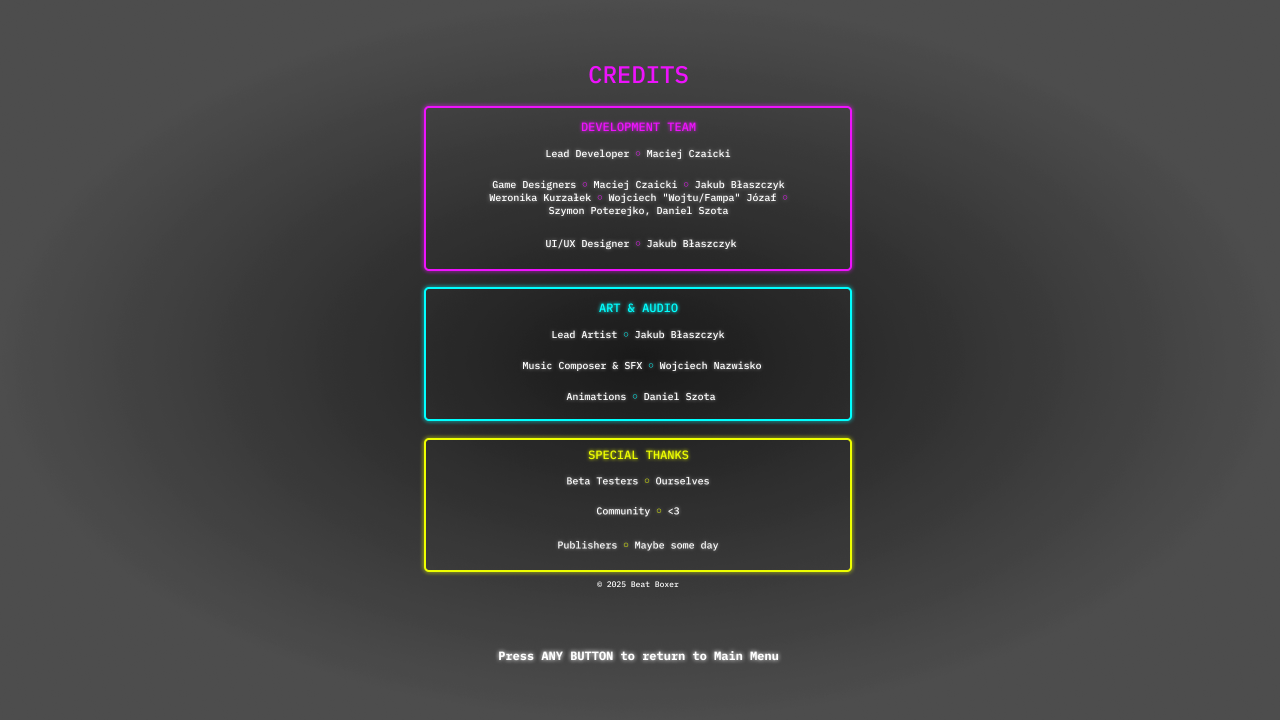
#> input picture godot2025/Views/MainMenu/Credits.png, 2560 x 1440 px (shown at 1/2 size)
$ python resize_png.py
#> lines starting #> are read from the running program, lines starting #| are printed output that depends on the picture
#!/usr/bin/env python3
"""
Skrypt do zmniejszania rozdzielczości grafik 3x dla optymalizacji gier.
Obsługuje PNG, JPG, JPEG, BMP, TIFF i inne popularne formaty.
"""

import os
import sys
from pathlib import Path
from PIL import Image, ImageFile
import shutil
import argparse

# Umożliwia przetwarzanie uszkodzonych obrazów
ImageFile.LOAD_TRUNCATED_IMAGES = True

# Obsługiwane formaty obrazów
SUPPORTED_FORMATS = {'.png', '.jpg', '.jpeg', '.bmp', '.tiff', '.tif', '.webp', '.gif'}

def get_file_size(filepath):
    """Zwraca rozmiar pliku w bajtach."""
    return os.path.getsize(filepath)

def format_size(size_bytes):
    """Formatuje rozmiar pliku w czytelny sposób."""
    if size_bytes < 1024:
        return f"{size_bytes} B"
    elif size_bytes < 1024 * 1024:
        return f"{size_bytes / 1024:.1f} KB"
    else:
        return f"{size_bytes / (1024 * 1024):.1f} MB"

def get_optimal_resampling(scale_factor):
    """
    Wybiera optymalny algorytm resamplingu w zależności od skali.
    Dla zmniejszania używa LANCZOS dla najlepszej jakości.
    """
    if scale_factor < 1:
        return Image.Resampling.LANCZOS  # Najlepsza jakość dla zmniejszania
    else:
        return Image.Resampling.BICUBIC   # Dobra jakość dla powiększania

def resize_image(input_path, output_path=None, scale_factor=1/3, quality=95):
    """
    Zmienia rozmiar obrazu z zachowaniem proporcji.

    Args:
        input_path: ścieżka do pliku wejściowego
        output_path: ścieżka do pliku wyjściowego (None = nadpisz oryginalny)
        scale_factor: współczynnik skalowania (1/3 = 3x mniejszy)
        quality: jakość JPEG (1-100, tylko dla JPG)
    """
    if output_path is None:
        output_path = input_path

    try:
        with Image.open(input_path) as img:
            # Pobierz oryginalne wymiary
            original_width, original_height = img.size

            # Oblicz nowe wymiary
            new_width = int(original_width * scale_factor)
            new_height = int(original_height * scale_factor)

            # Minimalne wymiary (żeby obraz nie był za mały)
            min_size = 8
            new_width = max(new_width, min_size)
            new_height = max(new_height, min_size)

            # Zmień rozmiar z optymalnym algorytmem
            resampling = get_optimal_resampling(scale_factor)
            resized_img = img.resize((new_width, new_height), resampling)

            # Przygotuj parametry zapisu
            save_kwargs = {}

            # Dla JPEG ustaw jakość
            if output_path.lower().endswith(('.jpg', '.jpeg')):
                save_kwargs['quality'] = quality
                save_kwargs['optimize'] = True

            # Dla PNG optymalizuj
            elif output_path.lower().endswith('.png'):
                save_kwargs['optimize'] = True
                # Zachowaj przezroczystość
                if img.mode in ('RGBA', 'LA') or 'transparency' in img.info:
                    save_kwargs['format'] = 'PNG'

            # Zapisz przeskalowany obraz
            resized_img.save(output_path, **save_kwargs)

            return (original_width, original_height), (new_width, new_height)

    except Exception as e:
        print(f"Błąd podczas zmiany rozmiaru {input_path}: {e}")
        return None

def process_image_file(filepath, scale_factor=1/3, keep_backup=False, quality=95):
    """
    Przetwarza pojedynczy plik graficzny.
    """
    original_size = get_file_size(filepath)
    backup_path = f"{filepath}.backup"

    # Utwórz kopię zapasową
    shutil.copy2(filepath, backup_path)

    try:
        # Zmień rozmiar obrazu
        result = resize_image(filepath, scale_factor=scale_factor, quality=quality)

        if result is None:
            # Przywróć oryginalny plik w przypadku błędu
            shutil.move(backup_path, filepath)
            return 0

        original_dims, new_dims = result
        new_size = get_file_size(filepath)

        # Oblicz oszczędności
        size_reduction = ((original_size - new_size) / original_size) * 100

        print(f"✓ {filepath}")
        print(f"  Wymiary: {original_dims[0]}x{original_dims[1]} → {new_dims[0]}x{new_dims[1]}")
        print(f"  Rozmiar: {format_size(original_size)} → {format_size(new_size)} "
              f"(-{size_reduction:.1f}%)")

        # Zarządzaj kopią zapasową
        if keep_backup:
            print(f"  Kopia zapasowa: {backup_path}")
        else:
            os.remove(backup_path)

        return original_size - new_size

    except Exception as e:
        print(f"✗ Błąd podczas przetwarzania {filepath}: {e}")
        # Przywróć oryginalny plik
        if os.path.exists(backup_path):
            shutil.move(backup_path, filepath)
        return 0

def find_image_files(directory, exclude_dirs=None):
    """
    Znajduje wszystkie pliki graficzne w podanym katalogu.
    """
    if exclude_dirs is None:
        exclude_dirs = {'.git', 'node_modules', 'venv', '__pycache__', '.vscode', '.idea'}

    image_files = []
    for root, dirs, files in os.walk(directory):
        # Pomiń wykluczone katalogi
        dirs[:] = [d for d in dirs if d not in exclude_dirs]

        for file in files:
            file_ext = Path(file).suffix.lower()
            if file_ext in SUPPORTED_FORMATS:
                image_files.append(os.path.join(root, file))

    return image_files

def main():
    parser = argparse.ArgumentParser(
        description='Zmniejsza rozdzielczość grafik dla optymalizacji gier'
    )
    parser.add_argument('directory', nargs='?', default='.',
                       help='Katalog do skanowania (domyślnie bieżący)')
    parser.add_argument('--scale', '-s', type=float, default=1/3,
                       help='Współczynnik skalowania (domyślnie 1/3 = 3x mniejszy)')
    parser.add_argument('--keep-backups', '-b', action='store_true',
                       help='Zachowaj kopie zapasowe oryginalnych plików')
    parser.add_argument('--quality', '-q', type=int, default=95,
                       help='Jakość JPEG 1-100 (domyślnie 95)')
    parser.add_argument('--formats', nargs='+',
                       default=['png', 'jpg', 'jpeg', 'bmp', 'tiff', 'webp'],
                       help='Formaty do przetworzenia')
    parser.add_argument('--min-size', type=int, default=100,
                       help='Minimalna szerokość/wysokość do przetworzenia (px)')
    parser.add_argument('--dry-run', action='store_true',
                       help='Tylko pokaż co zostałoby przetworzone')

    args = parser.parse_args()

    project_path = Path(args.directory).resolve()

    if not project_path.exists():
        print(f"Błąd: Katalog {project_path} nie istnieje!")
        sys.exit(1)

    # Filtruj formaty według argumentów
    allowed_formats = {f'.{fmt.lower()}' for fmt in args.formats}
    global SUPPORTED_FORMATS
    SUPPORTED_FORMATS = SUPPORTED_FORMATS.intersection(allowed_formats)

    print(f"Skanowanie katalogu: {project_path}")
    print(f"Współczynnik skalowania: {args.scale}x ({1/args.scale:.1f}x mniejszy)")
    print(f"Obsługiwane formaty: {', '.join(sorted(SUPPORTED_FORMATS))}")
    print(f"Jakość JPEG: {args.quality}")
    print(f"Minimalna wielkość: {args.min_size}px")
    print(f"Zachowywanie kopii: {'Tak' if args.keep_backups else 'Nie'}")
    if args.dry_run:
        print("TRYB TESTOWY - żadne pliki nie zostaną zmienione")
    print("-" * 70)

    # Znajdź wszystkie pliki graficzne
    image_files = find_image_files(project_path)

    if not image_files:
        print("Nie znaleziono obsługiwanych plików graficznych w projekcie.")
        return

    # Filtruj pliki według minimalnego rozmiaru
    filtered_files = []
    for img_file in image_files:
        try:
            with Image.open(img_file) as img:
#> img is the input picture: PIL image 2560x1440 RGBA; mean R, G, B, A 4.4, 4.3, 4.5, 192.6
                width, height = img.size
#> width = 2560; height = 1440
                if width >= args.min_size or height >= args.min_size:
                    filtered_files.append(img_file)
                else:
                    print(f"⏭ Pominięto {img_file} (za mały: {width}x{height})")
        except Exception as e:
            print(f"⚠ Nie można odczytać {img_file}: {e}")

    image_files = filtered_files

    if not image_files:
        print("Nie znaleziono plików spełniających kryteria rozmiaru.")
        return

    print(f"Znaleziono {len(image_files)} plików do przetworzenia")
    print("-" * 70)

    if args.dry_run:
        for img_file in image_files:
            try:
                with Image.open(img_file) as img:
                    width, height = img.size
                    new_width = int(width * args.scale)
                    new_height = int(height * args.scale)
                    size = get_file_size(img_file)
                    print(f"🔍 {img_file}")
                    print(f"   {width}x{height} → {new_width}x{new_height} ({format_size(size)})")
            except Exception as e:
                print(f"⚠ {img_file}: {e}")
        return

    total_saved = 0
    processed = 0

    for img_file in image_files:
        try:
            saved_bytes = process_image_file(
                img_file,
                scale_factor=args.scale,
                keep_backup=args.keep_backups,
                quality=args.quality
            )
#> in resize_image, `resized_img = img.resize((new_width, new_height), resampling)`:
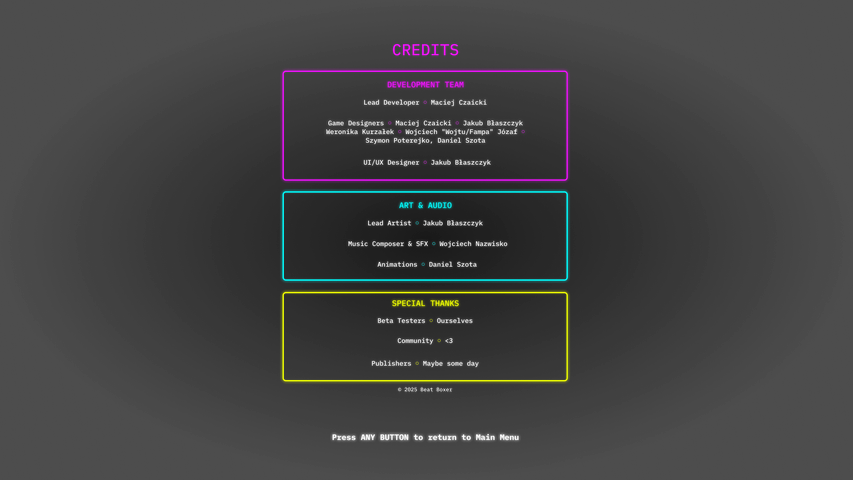
#> resized_img: PIL image 853x480 RGBA; mean R, G, B, A 4.4, 4.3, 4.5, 192.6; transparent parts drawn white
#|   Wymiary: 2560x1440 → 853x480
            total_saved += saved_bytes
            processed += 1
        except KeyboardInterrupt:
            print("\nPrzerwano przez użytkownika.")
            break
        except Exception as e:
            print(f"✗ Błąd podczas przetwarzania {img_file}: {e}")

    print("-" * 70)
    print(f"Przetworzono: {processed}/{len(image_files)} plików")
    print(f"Łączne oszczędności: {format_size(total_saved)}")

    if total_saved > 0 and processed > 0:
        avg_savings = total_saved / processed
        print(f"Średnie oszczędności: {format_size(avg_savings)} na plik")

        # Oszacowanie wpływu na wydajność
        if args.scale <= 0.5:
            print(f"\n🎮 Wpływ na grę:")
            print(f"   • Szybsze wczytywanie tekstur")
            print(f"   • Mniejsze zużycie VRAM")
            print(f"   • Lepsza wydajność na słabszym sprzęcie")

if __name__ == "__main__":
    main()
